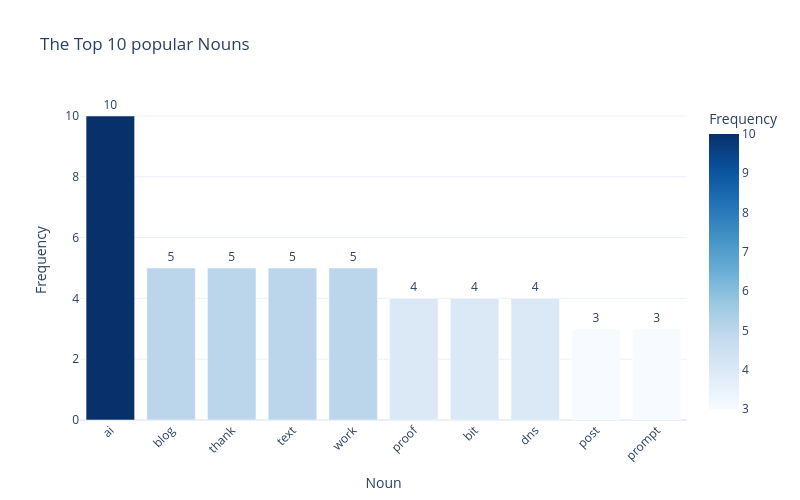

The code cell stored with this chart in its notebook:
### Code cell
# plot the distribution of top 10 noun_counts

fig = px.bar(df_top_nouns, 
             x='Noun', 
             y='Frequency',
             title="The Top 10 popular Nouns",
             text='Frequency',
             color='Frequency',
             color_continuous_scale='Blues')
    
    # 优化图表排版
fig.update_traces(textposition='outside')
fig.update_layout(xaxis_tickangle=-45,
                  template='plotly_white',
                  height=500,
                  width=800)
fig.show()

### Figure 1 — Plotly figure (JSON) as saved in the notebook; plotly's stock layout.template omitted (floating-point values rounded to 4 significant figures)
{"data": [{"alignmentgroup": "True", "hovertemplate": "Noun=%{x}<br>Frequency=%{marker.color}<extra></extra>", "legendgroup": "", "marker": {"color": [10, 5, 5, 5, 5, 4, 4, 4, 3, 3], "coloraxis": "coloraxis", "pattern": {"shape": ""}}, "name": "", "offsetgroup": "", "orientation": "v", "showlegend": false, "text": [10, 5, 5, 5, 5, 4, 4, 4, 3, 3], "textposition": "outside", "type": "bar", "x": ["ai", "blog", "thank", "text", "work", "proof", "bit", "dns", "post", "prompt"], "xaxis": "x", "y": [10, 5, 5, 5, 5, 4, 4, 4, 3, 3], "yaxis": "y"}], "layout": {"barmode": "relative", "coloraxis": {"colorbar": {"title": {"text": "Frequency"}}, "colorscale": [[0, "rgb(247,251,255)"], [0.125, "rgb(222,235,247)"], [0.25, "rgb(198,219,239)"], [0.375, "rgb(158,202,225)"], [0.5, "rgb(107,174,214)"], [0.625, "rgb(66,146,198)"], [0.75, "rgb(33,113,181)"], [0.875, "rgb(8,81,156)"], [1, "rgb(8,48,107)"]]}, "height": 500, "legend": {"tracegroupgap": 0}, "title": {"text": "The Top 10 popular Nouns"}, "width": 800, "xaxis": {"anchor": "y", "domain": [0, 1], "tickangle": -45, "title": {"text": "Noun"}}, "yaxis": {"anchor": "x", "domain": [0, 1], "title": {"text": "Frequency"}}}}
